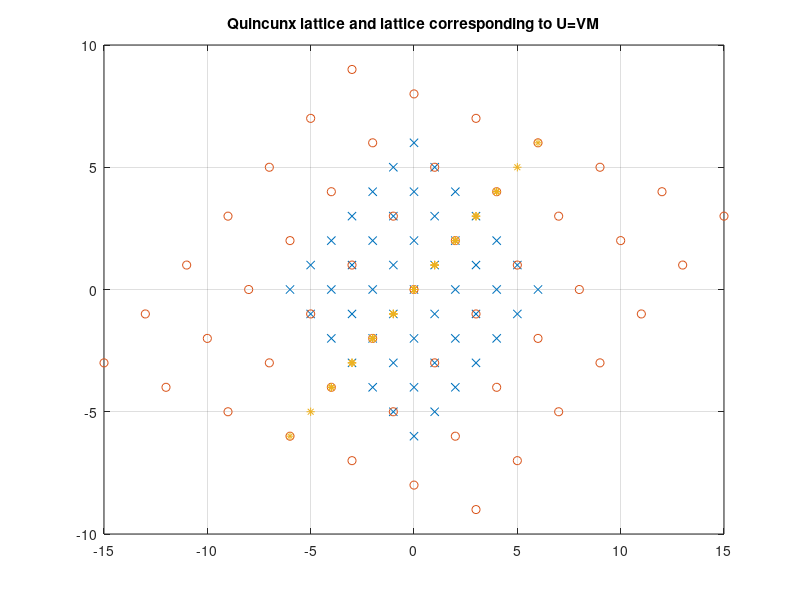
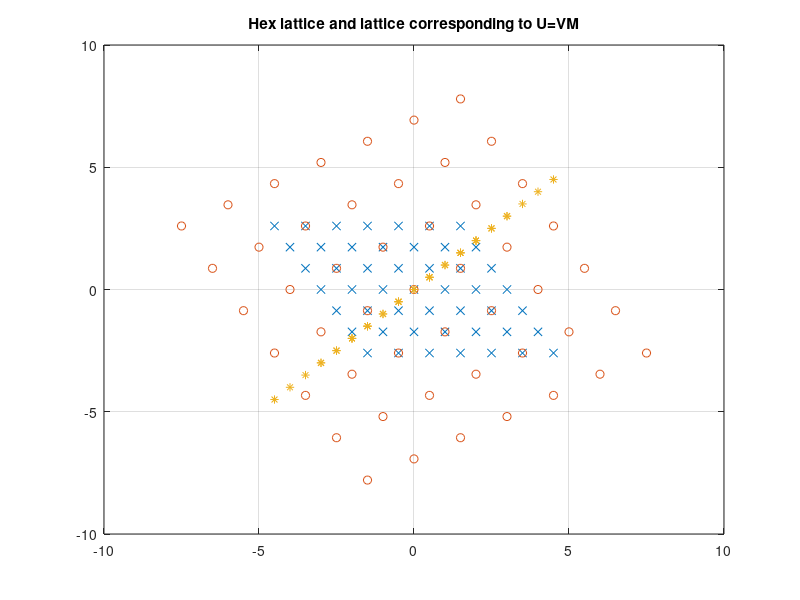
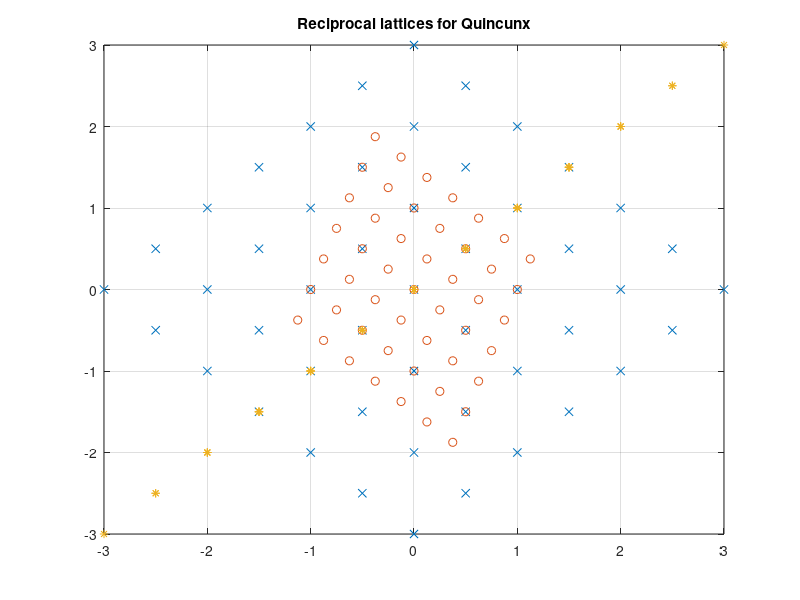
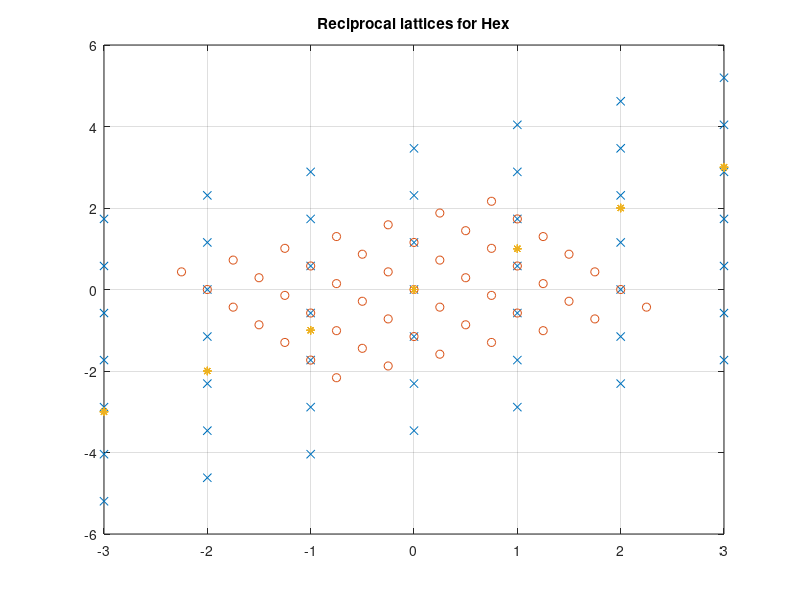

The MATLAB source for these figures, in order: (Note: this script raises an error after producing the figures.)
%% Michael Lendino Wavelets PSET 2
clc;
clear all;
%% Graphing unit cells for 2D and 3D lattices
%see function at bottom unitlattice()
%% Plotting points in lattices and cosets of lattices
%creating all lattices for this problem
V = [1 1; -1 1];
V1 = [1 -1/2; 0 sqrt(3)/2];
Vrecip = (V^-1)';
V1recip = (V1^-1)';
M = [2 0; 1 2];
U = V*M;
U1 = V1*M;
Urecip = (U^-1)';
U1recip = (U1^-1)';
%creating vector for lexicrographic indexing over the grid from (-3,3) in
%both x and y
n = -3:3;
[X,Y] = meshgrid(n);
%just need X and Y as a col vec
colX = X(:);
colY = Y(:);
vec2 = [transpose(colX); transpose(colY)];
%generating the coordinates for the lattice r=Vn
r = V*vec2;
rV = Vrecip*vec2;
rU = U*vec2;
rUrecip = Urecip*vec2;
r1 = V1*vec2;
rV1 = V1recip*vec2;
rU1 = U1*vec2;
rU1recip = U1recip*vec2;
%selecting the vector r in the lattice of V but not in the lattice of the
%unit cell (returns data in first component but not in second component)
rr = setdiff(rV.',r.','rows').';
rVU = setdiff(r.',rU.','rows').';
rVU1 = setdiff(r1.',rU1.','rows').';
rVUrecip = setdiff(rV.', rUrecip.', 'rows').';
rVU1recip = setdiff(rV1.', rU1recip.', 'rows').';

figure('Name','Quincunx Lattice','NumberTitle','off');
%plotting lattice
plot(r(1,:),r(2,:), 'x');
hold on;
%plotting U=VM
plot(rU(1,:),rU(2,:), 'o');
grid on;
title('Quincunx lattice and lattice corresponding to U=VM');
plot(rVU(1,:),rVU(1,:), '*');
%Above figures confirm that the lattice generated by U is a sublattice of
%the lattice generated by V (quincunx)

%now we wish to plot the lattices corresponding to the other V matrix, the
%other U matrix, and the points in the coset in the pset
figure('Name','Hex Lattice','NumberTitle','off');
%plotting lattice
plot(r1(1,:),r1(2,:), 'x');
hold on;
%plotting U=VM
plot(rU1(1,:),rU1(2,:), 'o');
grid on;
title('Hex lattice and lattice corresponding to U=VM');
plot(rVU1(1,:),rVU1(1,:), '*');
%Above figures confirm that the lattice generated by U is a sublattice of
%the lattice generated by V (hex)

%now we wish to plot the reciprocal lattice of the quincunx lattice and the reciprocal lattice
%of U, and the points in the coset in the pset
figure('Name','Reciprocal lattice for Quincunx','NumberTitle','off');
%plotting lattice
plot(rV(1,:),rV(2,:), 'x');
hold on;
%plotting U=VM
plot(rUrecip(1,:),rUrecip(2,:), 'o');
grid on;
title('Reciprocal lattices for Quincunx');
plot(rVUrecip(1,:),rVUrecip(1,:), '*');

%Above figures confirm that the reciprocal lattice generated by V is a sublattice of
%the reciprocal lattice generated by U (quincunx)

%now we wish to plot the reciprocal lattice of the hex lattice and the reciprocal lattice
%of U, and the points in the coset in the pset
figure('Name','Reciprocal lattice for Hex','NumberTitle','off');
%plotting lattice
plot(rV1(1,:),rV1(2,:), 'x');
hold on;
%plotting U=VM
plot(rU1recip(1,:),rU1recip(2,:), 'o');
grid on;
title('Reciprocal lattices for Hex');
plot(rVU1recip(1,:),rVU1recip(1,:), '*');

%Above figures confirm that the reciprocal lattice generated by V is a sublattice of
%the reciprocal lattice generated by U (hex)
%% Plotting unit cells
%we wish to plot the unit cells of U and V for the quincunx and the hex
%cases and their reciprocal cells

%plotting unit cell for V quincunx case
unitlattice(V);

%plotting unit cell for U quincunx case
unitlattice(U);

%plotting unit cell for reciprocal lattice for V quincunx case
unitlattice(Vrecip);

%plotting unit cell for reciprocal lattice for U quincunx case
unitlattice(Urecip);

%plotting unit cell for V hex case
unitlattice(V1);

%plotting unit cell for U hex case
unitlattice(U1);

%plotting unit cell for reciprocal lattice for V hex case
unitlattice(V1recip);

%plotting unit cell for reciprocal lattice for U hex case
unitlattice(U1recip);

%% Face centered orthorhombic (FCO) lattice
Vfco = [1 0 1; -1 -1 1; 0 -1 0];
Mfco = [2 0 0; 1 2 0; 0 0 1];
Ufco = Vfco*Mfco;
Vfcorecip = (Vfco^-1)';
Ufcorecip = (Ufco^-1)';
%repeat problem 2 (over the lexicographic range of -2 to 2 plotting V and U and confiriming the lattice generated
%by U is a sublattice of the lattice generated by V, and that the
%reciprocal lattice generated by V is a sublattice of the reciprocal
%lattice generated by U and by plotting the relevant cosets)
n1 = -2:2;
[X1,Y1,Z1] = meshgrid(n1);
%just need X, Y, and Z as a col vec for lexicographic indexing
colX1 = X1(:);
colY1 = Y1(:);
colZ1 = Z1(:);
vec21 = [transpose(colX1); transpose(colY1); transpose(colZ1)];

rVfco = Vfco*vec21;
rUfco = Ufco*vec21;
rVfcorecip = Vfcorecip*vec21;
rUfcorecip = Ufcorecip*vec21;

rVUfco = setdiff(rVfco.',rUfco.','rows').';
rVUfcorecip = setdiff(rVfcorecip.',rUfcorecip.','rows').';

figure('Name','Face Centered Orthorhombic Lattice','NumberTitle','off');
%plotting lattice
plot3(rVfco(1,:,:),rVfco(2,:,:),rVfco(3,:,:), 'x');
hold on;
%plotting U=VM
plot3(rUfco(1,:,:),rUfco(2,:,:), rUfco(3,:,:),'o');
grid on;
title('Face Centered Orthorhombic Lattice and lattice corresponding to U=VM');
plot3(rVUfco(1,:,:),rVUfco(2,:,:), rVUfco(3,:,:),'*');
%Above figure confirm that the lattice generated by U is a sublattice of
%the lattice generated by V (FCO)

figure('Name','Face Centered Orthorhombic Lattice Reciprocal Lattice','NumberTitle','off');
%plotting lattice
plot3(rVfcorecip(1,:,:),rVfcorecip(2,:,:),rVfcorecip(3,:,:), 'x');
hold on;
%plotting U=VM
plot3(rUfcorecip(1,:,:),rUfcorecip(2,:,:), rUfcorecip(3,:,:),'o');
grid on;
title('Face Centered Orthorhombic Lattice and lattice corresponding to U=VM');
plot3(rVUfcorecip(1,:,:),rVUfcorecip(2,:,:), rVUfcorecip(3,:,:),'*');
%Above figure confirm that the reciprocal lattice generated by V is a sublattice of
%the reciprocal lattice generated by U (FCO) 

%% Unit cell FCO
%Plot the unit cells and reciprocal unit cells for the face centered
%orthorhombic lattice 

%plotting unit cell for V FCO case
unitlattice(Vfco);

%plotting unit cell for U FCO case
unitlattice(Ufco);

%plotting unit cell for reciprocal lattice for V FCO case
unitlattice(Vfcorecip);

%plotting unit cell for reciprocal lattice for U FCO case
unitlattice(Ufcorecip);
%% Matrix relations and lattices
Uprime = [14 2; 2 2];
Vprime = [3 1; 0 1];
M6 = [4 0; 2 2];
%note that Uprime = Vprime*M6, also the smith form of M is M=E1muE2 where
E1 = [2 1; 1 0];
mu = diag([2 4]);
E2 = [1 1; 0 -1];
%Confirm these relationships including the fact that E1 and E2 are
%unimodular
uni1 = det(E1);
uni2 = det(E2);
M61 = E1*mu*E2;
%E1 and E2 are unimodular because they are both square integer matirces
%having determinants \pm 1, in this case -1. Moreover, we have confirmed
%that M=E1muE2

n = -5:5;
[X2,Y2] = meshgrid(n);
%just need X and Y as a col vec
colX2 = X2(:);
colY2 = Y2(:);
vec22 = [transpose(colX2); transpose(colY2)];

rUprime = Uprime*vec22;
rVprime = Vprime*vec22;
%create images of the lattices generate by Uprime and Vprime
figure('Name','Lattice generated by U` ','NumberTitle','off');
plot(rUprime(1,:),rUprime(2,:), 'x');
hold on;

figure('Name','Lattice generated by V` ','NumberTitle','off');
plot(rVprime(1,:),rVprime(2,:), 'x');
hold on;

%Renormalize U' and V' via U=U'E2^-1 and V=V'E1
U6 = Uprime*(E2^-1);
V6 = Vprime*E1;
U6recip = (U6^-1)';
V6recip = (V6^-1)';
%Check that U=Vmu, then create images of the lattice generated by U and the
%lattice generated by V
U6check = V6*mu;
%confirmed as we get U6

rU6 = U6*vec22;
rV6 = V6*vec22;
rU6recip = U6recip*vec22;
rV6recip = V6recip*vec22;
figure('Name','Lattice generated by renormalized U` and lattice generated by renormalized V` ','NumberTitle','off');
plot(rU6(1,:),rU6(2,:), 'o');
hold on;
plot(rV6(1,:),rV6(2,:), 'x');
hold on;
%we also wish to plot * at points in the coset of Lu corresponding to the
%lexicographic offset index [1 3]^T
x = [1;3];
Vx = V6*x;
Y = rU6 +Vx;
plot(Y(1,:),Y(2,:), '*');
title('Lattice generated by renormalized U` and lattice generated by renormalized V`')
%To find the index set we do a cartesian product of the two sets of points
%until the lattice repeats so looking at where the lattice of U overlaps
%with the lattice of V and starting at the bottom left corner of this
%overlap, calling it 0 and incrementing by one moving to the left and upwards, we see the index set will be {0,1}x{0,1,2,3} or 
%{(0,0),(0,1),(0,2),(0,3),(1,0),(1,1),(1,2),(1,3)}
%Now for U and V (i.e. what we just plotted) we wish to plot their unit
%cells, their reciprocal lattices, and the unit cells for their reciprocal
%lattices)

%plotting unit cell for U
unitlattice(U6);

%plotting unit cell for V
unitlattice(V6);

%plotting reciprocal unit cell for U
unitlattice(U6recip);

%plotting reciprocal unit cell for V
unitlattice(V6recip);

figure('Name','Reciprocal lattice generated by renormalized U` and reciprocal lattice generated by renormalized V` ','NumberTitle','off');
plot(rU6recip(1,:),rU6recip(2,:), 'o');
hold on;
plot(rV6recip(1,:),rV6recip(2,:), 'x');
hold on;
title('Reciprocal lattice generated by renormalized U` and reciprocal lattice generated by renormalized V`')

%Find an intermediate lattice Lw such that Lu is a sublattice of Lw and Lw
%is a sublattice of Lv, plot points in that lattice and its recirpocal
%lattice, check the tower of reciprocal lattices are related in the reverse
%sense, to find this intermediate lattice we do what we do in the next
%problem and pick some lattice in the decomposition so in this case our M
%matrix is mu so we can see det(mu) = 8 = 2x2x2 so we can write mu as a
%product of diagonal matrices each with determinant 2 so z= [1 0; 0 2] and a
%matrix from the generating sequence of matrices would be like U6*z
w = [1 0; 0 2];
ww = V6*w;
wrecip = (ww^-1)';
rw = ww*vec22;
rwrecip = wrecip*vec22;
%plot points in intermediate lattice
figure('Name','Intermediate lattice ','NumberTitle','off');
plot(rw(1,:),rw(2,:), 'x');
hold on;

%now we have to check that the tower of reciprocal lattices are related in
%the reverse sense, so plot points in reciprocal lattice of intermediate
%lattice, and reciprocal lattice of other two lattices
figure('Name','Reciprocal Lattice Tower ','NumberTitle','off');
plot(rwrecip(1,:),rwrecip(2,:), '*');
hold on;
plot(rU6recip(1,:),rU6recip(2,:), 'o');
hold on;
plot(rV6recip(1,:),rV6recip(2,:), 'x');
title('Reciprocal lattice tower')

%% Functions

function unitlattice(V)

dimV = size(V);

if dimV(1) == 2;
side1 = [-0.5 0.5];

x1 = -1/2;
x2 = 1/2;
y1 = -1/2;
y2 = 1/2;
z1 = -1/2;
z2 = 1/2;
x = [x1, x2, x2, x1, x1];
y = [y1, y1, y2, y2, y1];
a = [x;y];
unit = zeros(2,5);

 for i = 1:5
    unit(:,i) = V*a(:,i); 
 end

figure('Name','Unit Cell in 2D','NumberTitle','off');
title('Unit Cell in 2D');
plot(unit(1,:),unit(2,:));
grid on;
xlim([-2 2]);
ylim([-2 2]);

else 
x1 = -1/2;
x2 = 1/2;
y1 = -1/2;
y2 = 1/2;
z1 = -1/2;
z2 = 1/2;

x1 = [x1,x2,x2,x1,x1,x2,x2,x1,x1,x1,x1,x2,x2,x1,x1,x2,x2,x2];
y1 = [y1,y1,y2,y2,y2,y2,y1,y1,y2,y2,y1,y1,y1,y1,y1,y1,y2,y2];
z1 = [z1,z1,z1,z1,z2,z2,z2,z2,z2,z1,z1,z1,z2,z2,z1,z1,z1,z2];
b = [x1;y1;z1];
unit1 = zeros(3,18);

for i = 1:18
    unit1(:,i) = V*b(:,i);
end
    
figure('Name','Unit Cell in 3D','NumberTitle','off');
title('Unit Cell in 3D');
plot3(unit1(1,:), unit1(2,:), unit1(3,:));
grid on;
xlim([-2 2]);
ylim([-2 2]);
zlim([-2 2]);
end
end




